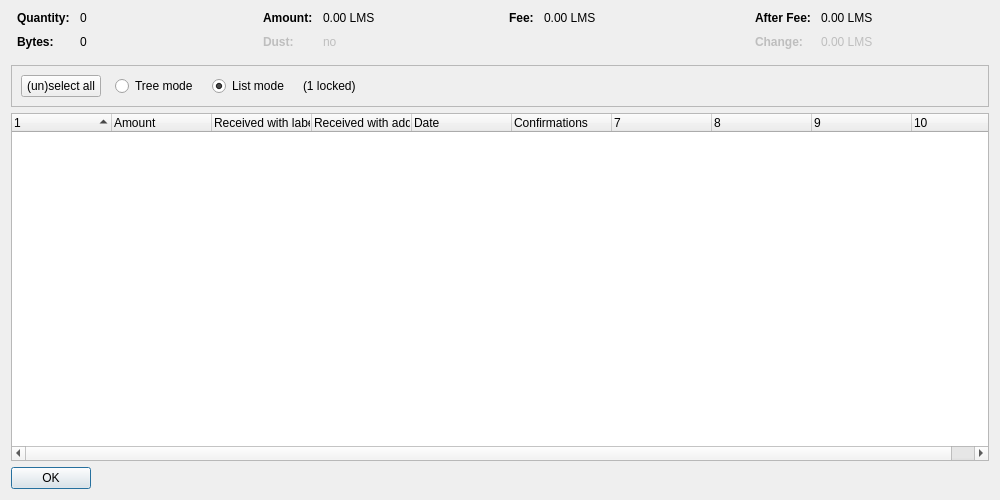
<?xml version="1.0" encoding="UTF-8"?>
<ui version="4.0">
 <class>CoinControlDialog</class>
 <widget class="QDialog" name="CoinControlDialog">
  <property name="geometry">
   <rect>
    <x>0</x>
    <y>0</y>
    <width>1000</width>
    <height>500</height>
   </rect>
  </property>
  <property name="windowTitle">
   <string>Coin Selection</string>
  </property>
  <layout class="QVBoxLayout" name="verticalLayout">
   <item>
    <layout class="QHBoxLayout" name="horizontalLayoutTop" stretch="0,0,0,0">
     <property name="topMargin">
      <number>0</number>
     </property>
     <property name="bottomMargin">
      <number>10</number>
     </property>
     <item>
      <layout class="QFormLayout" name="formLayoutCoinControl1">
       <property name="horizontalSpacing">
        <number>10</number>
       </property>
       <property name="verticalSpacing">
        <number>10</number>
       </property>
       <property name="leftMargin">
        <number>6</number>
       </property>
       <property name="rightMargin">
        <number>6</number>
       </property>
       <item row="0" column="0">
        <widget class="QLabel" name="labelCoinControlQuantityText">
         <property name="font">
          <font>
           <weight>75</weight>
           <bold>true</bold>
          </font>
         </property>
         <property name="text">
          <string>Quantity:</string>
         </property>
        </widget>
       </item>
       <item row="0" column="1">
        <widget class="QLabel" name="labelCoinControlQuantity">
         <property name="cursor">
          <cursorShape>IBeamCursor</cursorShape>
         </property>
         <property name="contextMenuPolicy">
          <enum>Qt::ActionsContextMenu</enum>
         </property>
         <property name="text">
          <string notr="true">0</string>
         </property>
         <property name="textInteractionFlags">
          <set>Qt::LinksAccessibleByMouse|Qt::TextSelectableByKeyboard|Qt::TextSelectableByMouse</set>
         </property>
        </widget>
       </item>
       <item row="1" column="0">
        <widget class="QLabel" name="labelCoinControlBytesText">
         <property name="font">
          <font>
           <weight>75</weight>
           <bold>true</bold>
          </font>
         </property>
         <property name="text">
          <string>Bytes:</string>
         </property>
        </widget>
       </item>
       <item row="1" column="1">
        <widget class="QLabel" name="labelCoinControlBytes">
         <property name="cursor">
          <cursorShape>IBeamCursor</cursorShape>
         </property>
         <property name="contextMenuPolicy">
          <enum>Qt::ActionsContextMenu</enum>
         </property>
         <property name="text">
          <string notr="true">0</string>
         </property>
         <property name="textInteractionFlags">
          <set>Qt::LinksAccessibleByMouse|Qt::TextSelectableByKeyboard|Qt::TextSelectableByMouse</set>
         </property>
        </widget>
       </item>
      </layout>
     </item>
     <item>
      <layout class="QFormLayout" name="formLayoutCoinControl2">
       <property name="horizontalSpacing">
        <number>10</number>
       </property>
       <property name="verticalSpacing">
        <number>10</number>
       </property>
       <property name="leftMargin">
        <number>6</number>
       </property>
       <property name="rightMargin">
        <number>6</number>
       </property>
       <item row="0" column="0">
        <widget class="QLabel" name="labelCoinControlAmountText">
         <property name="font">
          <font>
           <weight>75</weight>
           <bold>true</bold>
          </font>
         </property>
         <property name="text">
          <string>Amount:</string>
         </property>
        </widget>
       </item>
       <item row="0" column="1">
        <widget class="QLabel" name="labelCoinControlAmount">
         <property name="cursor">
          <cursorShape>IBeamCursor</cursorShape>
         </property>
         <property name="contextMenuPolicy">
          <enum>Qt::ActionsContextMenu</enum>
         </property>
         <property name="text">
          <string notr="true">0.00 LMS</string>
         </property>
         <property name="textInteractionFlags">
          <set>Qt::LinksAccessibleByMouse|Qt::TextSelectableByKeyboard|Qt::TextSelectableByMouse</set>
         </property>
        </widget>
       </item>
       <item row="1" column="0">
        <widget class="QLabel" name="labelCoinControlLowOutputText">
         <property name="enabled">
          <bool>false</bool>
         </property>
         <property name="font">
          <font>
           <weight>75</weight>
           <bold>true</bold>
          </font>
         </property>
         <property name="text">
          <string>Dust:</string>
         </property>
        </widget>
       </item>
       <item row="1" column="1">
        <widget class="QLabel" name="labelCoinControlLowOutput">
         <property name="enabled">
          <bool>false</bool>
         </property>
         <property name="cursor">
          <cursorShape>IBeamCursor</cursorShape>
         </property>
         <property name="contextMenuPolicy">
          <enum>Qt::ActionsContextMenu</enum>
         </property>
         <property name="text">
          <string notr="true">no</string>
         </property>
         <property name="textInteractionFlags">
          <set>Qt::LinksAccessibleByMouse|Qt::TextSelectableByKeyboard|Qt::TextSelectableByMouse</set>
         </property>
        </widget>
       </item>
      </layout>
     </item>
     <item>
      <layout class="QFormLayout" name="formLayoutCoinControl3">
       <property name="horizontalSpacing">
        <number>10</number>
       </property>
       <property name="verticalSpacing">
        <number>10</number>
       </property>
       <property name="leftMargin">
        <number>6</number>
       </property>
       <property name="rightMargin">
        <number>6</number>
       </property>
       <item row="0" column="0">
        <widget class="QLabel" name="labelCoinControlFeeText">
         <property name="font">
          <font>
           <weight>75</weight>
           <bold>true</bold>
          </font>
         </property>
         <property name="text">
          <string>Fee:</string>
         </property>
        </widget>
       </item>
       <item row="0" column="1">
        <widget class="QLabel" name="labelCoinControlFee">
         <property name="cursor">
          <cursorShape>IBeamCursor</cursorShape>
         </property>
         <property name="contextMenuPolicy">
          <enum>Qt::ActionsContextMenu</enum>
         </property>
         <property name="text">
          <string notr="true">0.00 LMS</string>
         </property>
         <property name="textInteractionFlags">
          <set>Qt::LinksAccessibleByMouse|Qt::TextSelectableByKeyboard|Qt::TextSelectableByMouse</set>
         </property>
        </widget>
       </item>
      </layout>
     </item>
     <item>
      <layout class="QFormLayout" name="formLayoutCoinControl4">
       <property name="horizontalSpacing">
        <number>10</number>
       </property>
       <property name="verticalSpacing">
        <number>10</number>
       </property>
       <property name="leftMargin">
        <number>6</number>
       </property>
       <property name="rightMargin">
        <number>6</number>
       </property>
       <item row="0" column="0">
        <widget class="QLabel" name="labelCoinControlAfterFeeText">
         <property name="font">
          <font>
           <weight>75</weight>
           <bold>true</bold>
          </font>
         </property>
         <property name="text">
          <string>After Fee:</string>
         </property>
        </widget>
       </item>
       <item row="0" column="1">
        <widget class="QLabel" name="labelCoinControlAfterFee">
         <property name="cursor">
          <cursorShape>IBeamCursor</cursorShape>
         </property>
         <property name="contextMenuPolicy">
          <enum>Qt::ActionsContextMenu</enum>
         </property>
         <property name="text">
          <string notr="true">0.00 LMS</string>
         </property>
         <property name="textInteractionFlags">
          <set>Qt::LinksAccessibleByMouse|Qt::TextSelectableByKeyboard|Qt::TextSelectableByMouse</set>
         </property>
        </widget>
       </item>
       <item row="1" column="0">
        <widget class="QLabel" name="labelCoinControlChangeText">
         <property name="enabled">
          <bool>false</bool>
         </property>
         <property name="font">
          <font>
           <weight>75</weight>
           <bold>true</bold>
          </font>
         </property>
         <property name="text">
          <string>Change:</string>
         </property>
        </widget>
       </item>
       <item row="1" column="1">
        <widget class="QLabel" name="labelCoinControlChange">
         <property name="enabled">
          <bool>false</bool>
         </property>
         <property name="cursor">
          <cursorShape>IBeamCursor</cursorShape>
         </property>
         <property name="contextMenuPolicy">
          <enum>Qt::ActionsContextMenu</enum>
         </property>
         <property name="text">
          <string notr="true">0.00 LMS</string>
         </property>
         <property name="textInteractionFlags">
          <set>Qt::LinksAccessibleByMouse|Qt::TextSelectableByKeyboard|Qt::TextSelectableByMouse</set>
         </property>
        </widget>
       </item>
      </layout>
     </item>
    </layout>
   </item>
   <item>
    <widget class="QFrame" name="frame">
     <property name="minimumSize">
      <size>
       <width>0</width>
       <height>40</height>
      </size>
     </property>
     <property name="frameShape">
      <enum>QFrame::StyledPanel</enum>
     </property>
     <property name="frameShadow">
      <enum>QFrame::Sunken</enum>
     </property>
     <layout class="QHBoxLayout" name="horizontalLayout">
      <item>
       <layout class="QHBoxLayout" name="horizontalLayoutPanel" stretch="0,0,0,0,0">
        <property name="spacing">
         <number>14</number>
        </property>
        <item>
         <widget class="QPushButton" name="pushButtonSelectAll">
          <property name="sizePolicy">
           <sizepolicy hsizetype="Maximum" vsizetype="Fixed">
            <horstretch>0</horstretch>
            <verstretch>0</verstretch>
           </sizepolicy>
          </property>
          <property name="text">
           <string>(un)select all</string>
          </property>
          <property name="autoDefault">
           <bool>false</bool>
          </property>
         </widget>
        </item>
        <item>
         <widget class="QRadioButton" name="radioTreeMode">
          <property name="sizePolicy">
           <sizepolicy hsizetype="Maximum" vsizetype="Fixed">
            <horstretch>0</horstretch>
            <verstretch>0</verstretch>
           </sizepolicy>
          </property>
          <property name="text">
           <string>Tree mode</string>
          </property>
         </widget>
        </item>
        <item>
         <widget class="QRadioButton" name="radioListMode">
          <property name="sizePolicy">
           <sizepolicy hsizetype="Maximum" vsizetype="Fixed">
            <horstretch>0</horstretch>
            <verstretch>0</verstretch>
           </sizepolicy>
          </property>
          <property name="text">
           <string>List mode</string>
          </property>
          <property name="checked">
           <bool>true</bool>
          </property>
         </widget>
        </item>
        <item>
         <widget class="QLabel" name="labelLocked">
          <property name="text">
           <string notr="true">(1 locked)</string>
          </property>
         </widget>
        </item>
        <item>
         <spacer name="horizontalSpacer">
          <property name="orientation">
           <enum>Qt::Horizontal</enum>
          </property>
          <property name="sizeHint" stdset="0">
           <size>
            <width>40</width>
            <height>20</height>
           </size>
          </property>
         </spacer>
        </item>
       </layout>
      </item>
     </layout>
    </widget>
   </item>
   <item>
    <widget class="CoinControlTreeWidget" name="treeWidget">
     <property name="contextMenuPolicy">
      <enum>Qt::CustomContextMenu</enum>
     </property>
     <property name="sortingEnabled">
      <bool>false</bool>
     </property>
     <property name="columnCount">
      <number>10</number>
     </property>
     <attribute name="headerShowSortIndicator" stdset="0">
      <bool>true</bool>
     </attribute>
     <attribute name="headerStretchLastSection">
      <bool>false</bool>
     </attribute>
     <column>
      <property name="text">
       <string/>
      </property>
     </column>
     <column>
      <property name="text">
       <string>Amount</string>
      </property>
     </column>
     <column>
      <property name="text">
       <string>Received with label</string>
      </property>
     </column>
     <column>
      <property name="text">
       <string>Received with address</string>
      </property>
     </column>
     <column>
      <property name="text">
       <string>Date</string>
      </property>
     </column>
     <column>
      <property name="text">
       <string>Confirmations</string>
      </property>
      <property name="toolTip">
       <string>Confirmed</string>
      </property>
     </column>
     <column>
      <property name="text">
       <string/>
      </property>
     </column>
     <column>
      <property name="text">
       <string/>
      </property>
     </column>
     <column>
      <property name="text">
       <string/>
      </property>
     </column>
     <column>
      <property name="text">
       <string/>
      </property>
     </column>
    </widget>
   </item>
   <item>
    <widget class="QDialogButtonBox" name="buttonBox">
     <property name="sizePolicy">
      <sizepolicy hsizetype="Maximum" vsizetype="Fixed">
       <horstretch>0</horstretch>
       <verstretch>0</verstretch>
      </sizepolicy>
     </property>
     <property name="orientation">
      <enum>Qt::Horizontal</enum>
     </property>
     <property name="standardButtons">
      <set>QDialogButtonBox::Ok</set>
     </property>
    </widget>
   </item>
  </layout>
 </widget>
 <customwidgets>
  <customwidget>
   <class>CoinControlTreeWidget</class>
   <extends>QTreeWidget</extends>
   <header>coincontroltreewidget.h</header>
  </customwidget>
 </customwidgets>
 <resources/>
 <connections/>
</ui>
